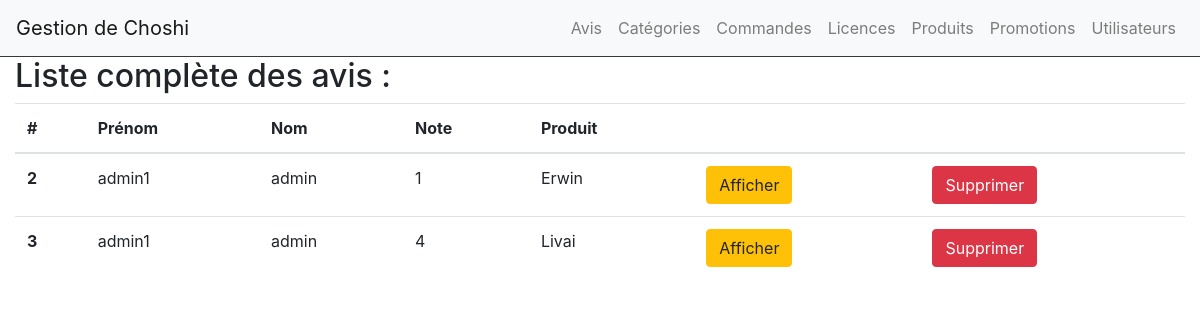
Before: /admin/index.php?controller=rates&action=list (signed in) with the older database file.
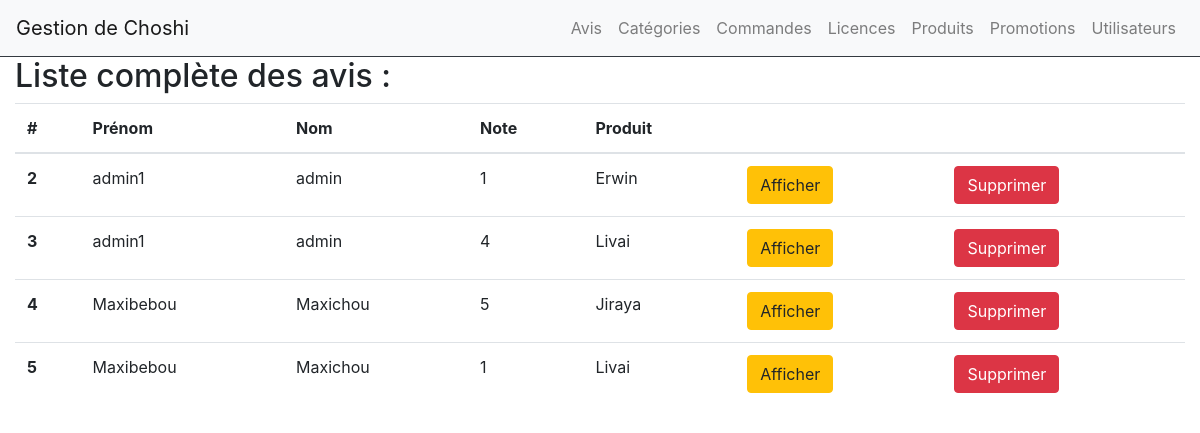
After: the same page with the newer database file.
### tables this page shows
CREATE TABLE IF NOT EXISTS `products_rates` (
  `id` int(11) NOT NULL AUTO_INCREMENT,
  `product_id` int(11) NOT NULL,
  `user_id` int(11) NOT NULL,
  `rate` int(11) NOT NULL,
  `content` varchar(200) NOT NULL,
  `created_at` date NOT NULL DEFAULT current_timestamp(),
  PRIMARY KEY (`id`),
  KEY `products_rates_product_id` (`product_id`),
  KEY `products_rates_user_id` (`user_id`)
);

CREATE TABLE IF NOT EXISTS `users` (
  `id` int(11) NOT NULL AUTO_INCREMENT,
  `first_name` varchar(200) NOT NULL,
  `last_name` varchar(200) NOT NULL,
  `adresse` varchar(200) NOT NULL,
  `password` varchar(200) NOT NULL,
  `email` varchar(200) NOT NULL,
  `is_admin` tinyint(1) NOT NULL,
  PRIMARY KEY (`id`),
  UNIQUE KEY `email` (`email`)
);

CREATE TABLE IF NOT EXISTS `products` (
  `id` int(11) NOT NULL AUTO_INCREMENT,
  `name` varchar(200) NOT NULL,
  `price` float NOT NULL,
  `description` varchar(200) NOT NULL,
  `quantity` int(11) NOT NULL,
  `is_displayed` tinyint(1) NOT NULL,
  `main_image` varchar(200) DEFAULT NULL,
  `created_at` date NOT NULL DEFAULT current_timestamp(),
  `license_id` int(11) DEFAULT NULL,
  PRIMARY KEY (`id`),
  KEY `products_license_id` (`license_id`)
);

### admin/index.php (called while the page is built, shortened)
<?php
if(isset($_GET['controller'])){
    switch ($_GET['controller']){
        case 'rates':
            require 'controllers/rateController.php';
            break;
    }
}
else{
    require 'controllers/indexController.php';
}
require 'views/admin.php';
?>

### admin/models/Rate.php (called while the page is built, shortened)
<?php
function getRates($rateId = null)
{
    $db = dbConnect();
    if($rateId != null){
        $query = $db->prepare('SELECT pr.*, u.*, p.* FROM products_rates pr INNER JOIN users u ON u.id = pr.user_id INNER JOIN products p ON p.id = pr.product_id WHERE pr.id = ?');
        $query->execute([$rateId]);
        return $query->fetch();
    }
    else{
        $query = $db->query('SELECT pr.*, u.first_name, u.last_name, p.name FROM products_rates pr INNER JOIN users u ON u.id = pr.user_id INNER JOIN products p ON p.id = pr.product_id');
        return $query->fetchAll();
    }
}

### admin/controllers/rateController.php (called while the page is built, shortened)
<?php
require 'models/Rate.php';
switch ($_GET['action']) {
    case 'list':
        $rates = getRates();
        break;
}

### admin/views/rateList.php (the view, shortened to what this page needs)
<main class="col-12">
	<h2>Liste complète des avis : </h2>
    <table class="table">
		<thead>
			<tr>
				<th scope="col">#</th>
                <th scope="col">Prénom</th>
                <th scope="col">Nom</th>
                <th scope="col">Note</th>
                <th scope="col">Produit</th>
				<th scope="col"></th>
				<th scope="col"></th>
			</tr>
		</thead>
		<tbody>
		<?php foreach($rates as $rate): ?>
			<tr>
				<th scope="row"><?= $rate['id'] ?></th>
                <td><?=  $rate['first_name'] ?></td>
                <td><?=  $rate['last_name'] ?></td>
                <td><?=  $rate['rate']  ?></td>
                <td><?=  $rate['name']  ?></td>
				<td><a href="index.php?controller=rates&action=display&id=<?= $rate['id'] ?>"><button type="button" class="btn btn-warning">Afficher</button></a>  </td>
				<td><a onclick="return confirm('Are you sure?')" href="index.php?controller=rates&action=delete&id=<?= $rate['id'] ?>"><button type="button" class="btn btn-danger">Supprimer</button></a></td>
			</tr>
		<?php endforeach; ?>
		</tbody>
	</table>
</main>

Changed rows visible on the page:
added products_rates: id "4", user.first_name "Maxibebou", user.last_name "Maxichou", rate "5", product.name "Jiraya"
added products_rates: id "5", user.first_name "Maxibebou", user.last_name "Maxichou", rate "1", product.name "Livai"
